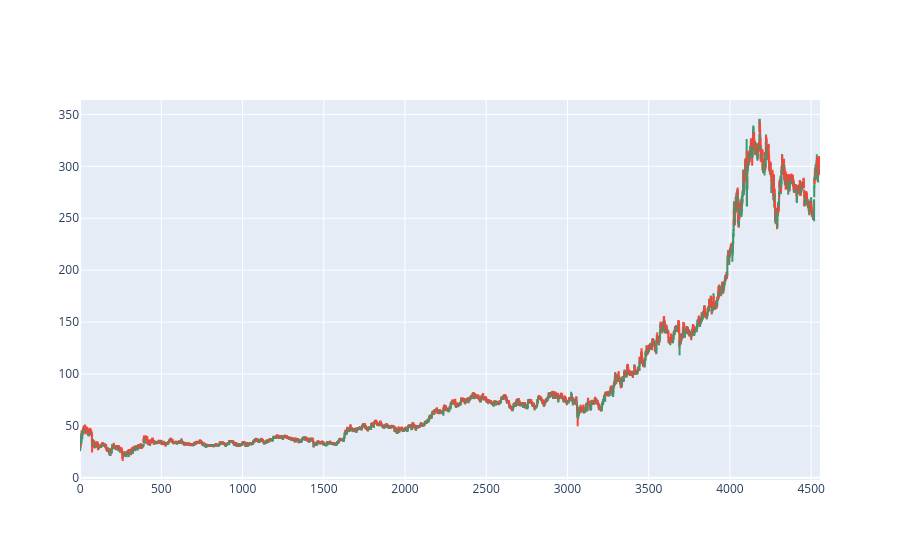

The cell this chart's notebook holds for it:
### Code cell
#Candlesticks

import plotly.graph_objects as go

fig = go.Figure(data=[go.Candlestick(
    x=data01.index,
    open=data01['Open'],
    high=data01['High'],
    low=data01['Low'],
    close=data01['Close']
)])

fig.update_layout(xaxis_rangeslider_visible=False)
fig.show()

### Figure 1 — Plotly figure (JSON) as saved in the notebook; plotly's stock layout.template omitted (floating-point values rounded to 4 significant figures; data arrays with more than 128 entries replaced by an {"elided": "..."} marker saying what was removed)
{"data": [{"close": {"elided": "4555 float values"}, "high": {"elided": "4555 float values"}, "low": {"elided": "4555 float values"}, "open": {"elided": "4555 float values"}, "type": "candlestick", "x": {"elided": "4555 int values"}}], "layout": {"xaxis": {"rangeslider": {"visible": false}}}}
